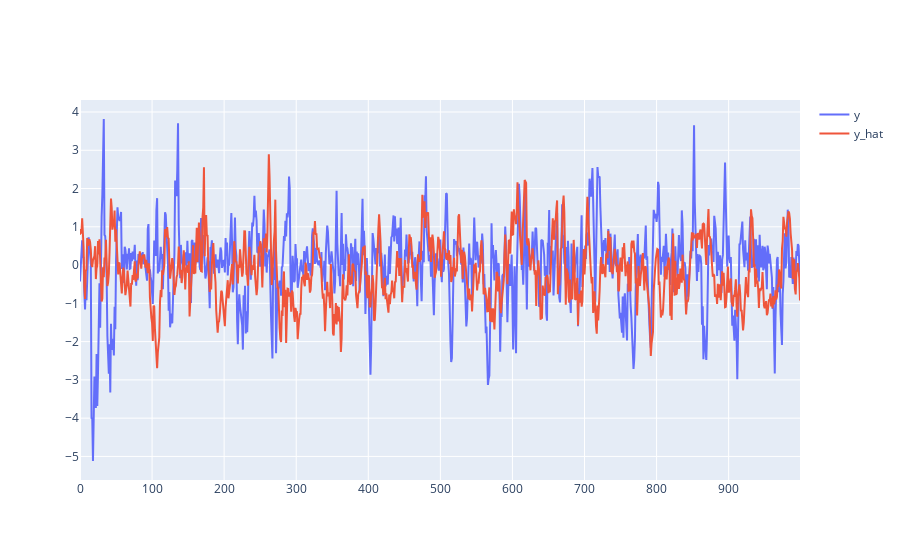

Source (notebook cell):
### Code cell
plot_curve_plotly(true=Y_long[n, :, 1].data.cpu().numpy(), pred=Y_hat2_mean[0, :, 1])

### Figure 1 — Plotly figure (JSON) as saved in the notebook; plotly's stock layout.template omitted (floating-point values rounded to 4 significant figures; data arrays with more than 128 entries replaced by an {"elided": "..."} marker saying what was removed)
{"data": [{"mode": "lines", "name": "y", "type": "scatter", "y": {"elided": "1000 float values"}}, {"mode": "lines", "name": "y_hat", "type": "scatter", "y": {"elided": "1000 float values"}}], "layout": {}}
